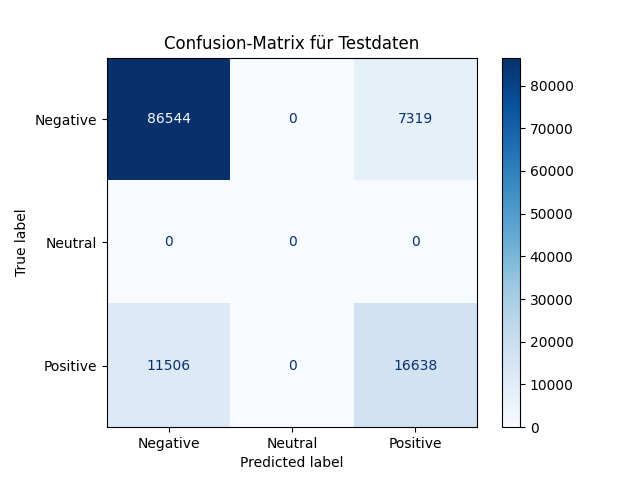

Python code for this plot:
import fasttext
import matplotlib.pyplot as plt
from sklearn.metrics import confusion_matrix, ConfusionMatrixDisplay

# Lade dein trainiertes Modell
model = fasttext.load_model("model_two.ftz")

# Listen für echte und vorhergesagte Labels
true_labels = []
predicted_labels = []

# Testdaten einlesen
with open("test.txt", "r", encoding="utf-8") as file:
    for line in file:
        if not line.strip():
            continue
        label, text = line.strip().split(" ", 1)
        true_label = label.replace("__label__", "")
        prediction = model.predict(text, k=1)[0][0].replace("__label__", "")
        true_labels.append(true_label)
        predicted_labels.append(prediction)

# Confusion-Matrix erzeugen
labels = ["Negative", "Neutral", "Positive"]
cm = confusion_matrix(true_labels, predicted_labels, labels=labels)

# Matrix anzeigen
disp = ConfusionMatrixDisplay(confusion_matrix=cm, display_labels=labels)
disp.plot(cmap="Blues", values_format="d")
plt.title("Confusion-Matrix für Testdaten")
plt.savefig("confusion_matrix.png")
plt.show()
